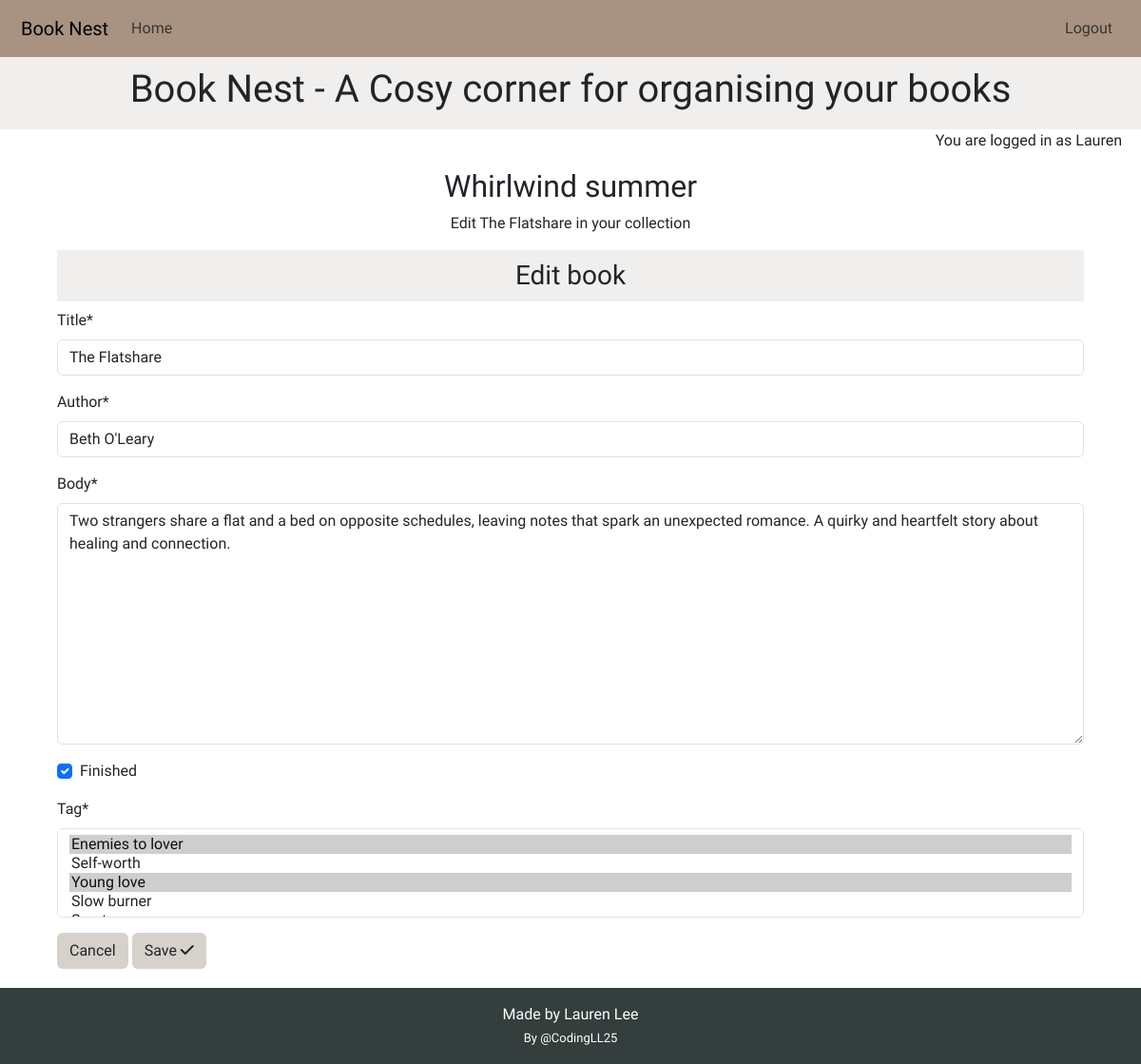
The app's page /collection/whirlwind-summer/book/101/edit_book/ (signed in) with its own data.
### library/models.py (models this page shows, shortened)
class Collection(models.Model):
    THEME_CHOICES = [
        ("romance", "Romance"),
        ("fantasy", "Fantasy"),
        ("mystery", "Mystery"),
        ("historical", "Historical"),
        ("thriller", "Thriller"),
        ("science_fiction", "Science Fiction"),
        ("nonfiction", "Nonfiction"),
        ("young_adult", "Young Adult"),
        ("literary", "Literary Fiction"),
        ("horror", "Horror"),
        ("self_development", "Self Development"),
        ("mixed", "Mixed theme"),
    ]
    name = models.CharField(max_length=100, unique=True, blank=False)
    excerpt = models.TextField(blank=True)
    theme = models.CharField(max_length=50, choices=THEME_CHOICES, default="mixed")
    user = models.ForeignKey(
        User, on_delete=models.CASCADE, related_name="collections", null=True
    )
    slug = models.SlugField(max_length=200, blank=True, unique=True)

class Book(models.Model):
    collection = models.ForeignKey(
        Collection, on_delete=models.CASCADE, related_name="books"
    )
    title = models.CharField(max_length=200, unique=True, blank=False)
    author = models.CharField(max_length=100, blank=False)
    body = models.TextField()
    finished = models.BooleanField(default=False)
    created_on = models.DateTimeField(auto_now_add=True)
    tag = models.ManyToManyField(Tag, related_name="books")

### library/views.py (the view)
@login_required
def edit_book(request, slug, book_id):
    collection = get_object_or_404(Collection, slug=slug)
    book = get_object_or_404(Book, pk=book_id)
    if collection.user != request.user:
        return HttpResponseForbidden(
            "You are not allowed to edit books in this collection."
        )
    if request.method == "POST":
        book_form = BookForm(request.POST, instance=book)
        if book_form.is_valid():
            book = book_form.save(commit=False)
            book.collection = collection
            book.save()
            book_form.save_m2m()
            messages.success(request, "Book has been updated!")
            return redirect("collection_detail", slug=slug)
    else:
        book_form = BookForm(instance=book)
    return render(
        request,
        "library/edit_book.html",
        {
            "book_form": book_form,
            "collection": collection,
            "book": book,
        },
    )

### library/forms.py
class BookForm(forms.ModelForm):
    class Meta:
        model = Book
        fields = ("title", "author", "body", "finished", "tag")

### library/models.py (called while the page is built)
    def __str__(self):
        return self.name

### library/templates/library/edit_book.html (shortened to what this page needs)
{% extends 'base.html' %}
{% load html_filters %}
{% load static %}
{% load crispy_forms_tags %}
{% block content %}
<div class="collection-name">
    <h2>{{ collection.name }}</h2>
    <p> Edit {{ book.title }} in your collection</p>
</div>
<div class="edit-book">
    <h3 class="edit-book heading">Edit book</h3>
    <form method="POST" class="form">
        {{ book_form|crispy }}
        <div class="student__buttons">
            <a href="{% url 'collection_detail' collection.slug %}" aria-label="Go to back to collection page"
                class="btn action-button cancel">Cancel
            </a>
            <button type="submit" class="btn action-button confirm">
                Save <i class="fa-solid fa-check"></i>
            </button>
        </div>
    </form>
</div>
{% endblock %}

### templates/base.html (shortened to what this page needs)
{% load static %}
{% url 'home' as home_url %}
{% url 'account_login' as login_url %}
{% url 'account_signup' as signup_url %}
{% url 'account_logout' as logout_url %}
<!DOCTYPE html>
<html class="h-100" lang="en">
<head>
    <link href="https://cdn.jsdelivr.net/npm/bootstrap@5.3.3/dist/css/bootstrap.min.css" rel="stylesheet"
>
    <link rel="stylesheet" href="{% static 'css/style.css' %}">
</head>
<body class="d-flex flex-column h-100 main-bg">
    <header>
        <nav class="navbar navbar-expand-lg">
            <div class="container-fluid">
                <a class="home-nav navbar-brand" aria-label="Link to the home page" href="{% url 'home' %}">Book
                    Nest</a>
                <div class="collapse navbar-collapse" id="navbarText" aria-label="Link to the home page">
                    <ul class="navbar-nav me-auto mb-2 mb-lg-0">
                        <li class="nav-item">
                            <a class="nav-link {% if request.path == home_url %}active{% endif %}" aria-current="page"
                                href="{% url 'home' %}">Home</a>
                        </li>
                    </ul>
                    <ul class="navbar-nav ms-auto mb-2 mb-lg-0">
                        {% if user.is_authenticated %}
                        <li class="nav-item" aria-label="Link to logout of your account">
                            <a class="nav-link {% if request.path == logout_url %}active{% endif %}" aria-current="page"
                                href="{% url 'account_logout' %}">Logout</a>
                        </li>
                        {% endif %}
                    </ul>
                </div>
            </div>
        </nav>
        <section class="subheadings">
            <div class="heading">
                <h1>Book Nest - A Cosy corner for organising your books</h1>
            </div>
            <span class="account-confirmation">
                {% if user.is_authenticated %}
                <p class="account-text">You are logged in as {{ user }}</p>
                {% else %}
                <p class="account-text">You are not logged in</p>
                {% endif %}
            </span>
        </section>
    </header>
    <main class="flex-shrink-0 main-bg">
        {% block content %}
        {% endblock content %}
    </main>
    <footer class="footer py-3">
        <p class="m-0 text-center">Made by Lauren Lee</p>
        <a class="github" href="https://github.com/CodingLL25" target="_blank"
            aria-label="Link to authors Github Page">By @CodingLL25</a>
    </footer>
</body>
</html>

### static/css/style.css (style rules this page uses)
:root { --primary-font: "Oswald", sans-serif; --primary-color: #333E3D; --secondary-color: rgb(214, 209, 202); --highlight: #A89382; --light-highlight: #D97E47; --bright-highlight: #632a13; --danger: rgb(131, 21, 21); }
body { min-height: 100vh; display: flex; width: 100%; flex-direction: column; font-family: var(--primary-font); margin: 0; overflow-x: hidden; overflow-wrap: anywhere; }
main { flex: 1 0 auto; max-width: 1399px; margin: 0% 5%; position: relative; padding-bottom: 20px; }
.navbar { display: flex; width: 100%; background-color: var(--highlight); padding: 10px; }
.heading, .action-form { background-color: rgba(214, 209, 202, 0.35); padding: 10px; text-align: center; }
.account-text { height: 25px; padding-right: 20px; text-align: right; }
.footer { width: 100%; background-color: var(--primary-color); color: white; text-align: center; }
.github { text-decoration: none; color: white; font-size: small; }
.account-button, .action-button { background-color: var(--secondary-color); cursor: pointer; transition: color 0.2s ease-in-out; }
.collection-name { width: 100%; display: block; text-align: center; }

### records on screen
Collection: name "Whirlwind summer"
Book: title "The Flatshare", author "Beth O'Leary", body "Two strangers share a flat and a bed on opposite schedules, leaving notes that spark an unexpected romance. A quirky and heartfelt story about healing and connection.", finished "☑"

### other values on screen
{{ user }} "Lauren"
